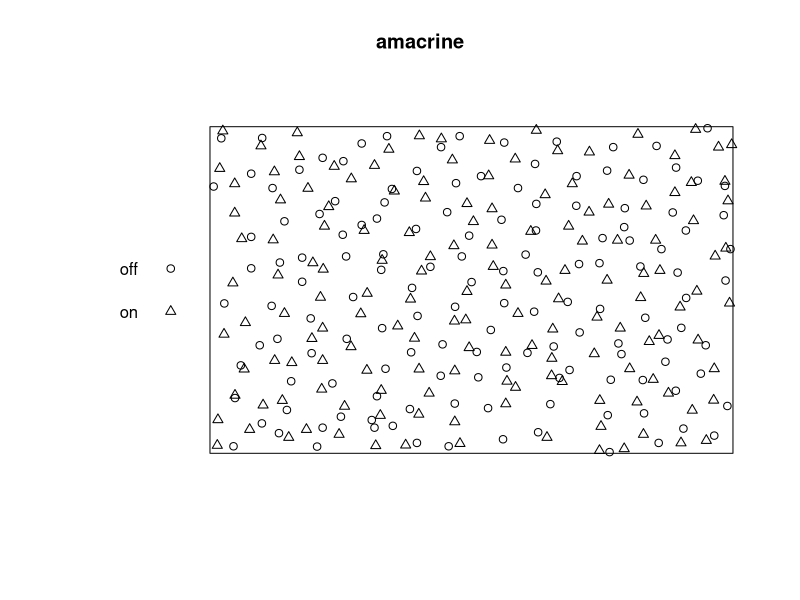
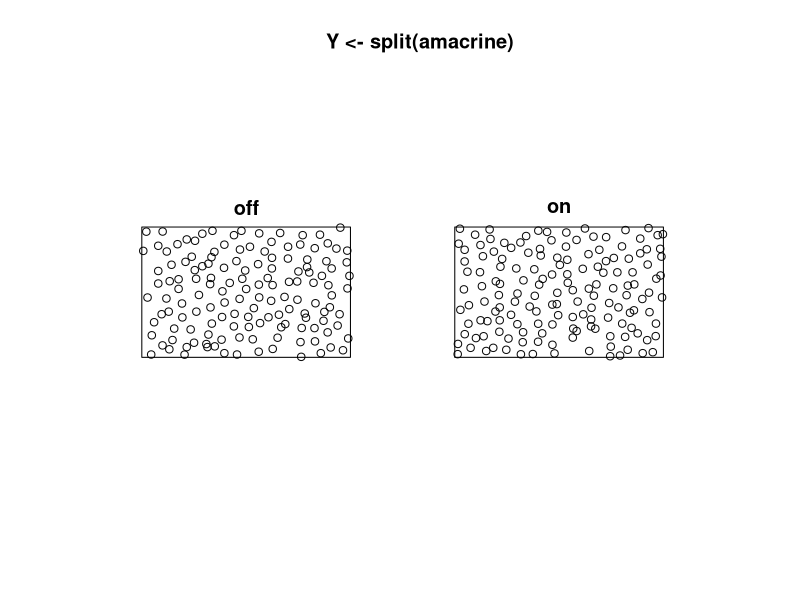
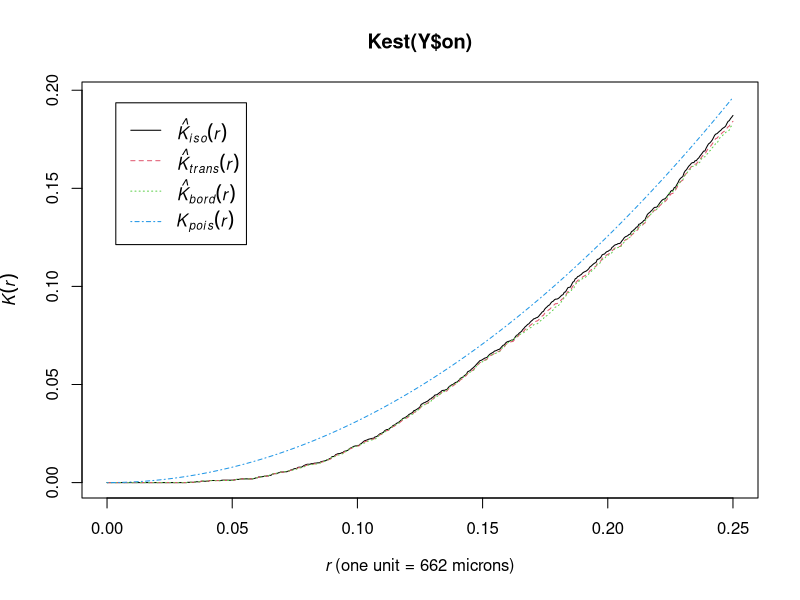
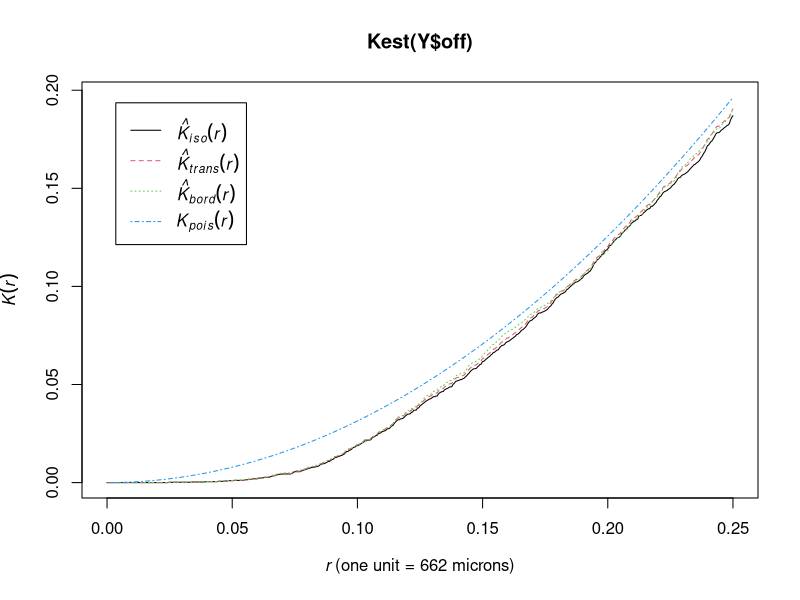
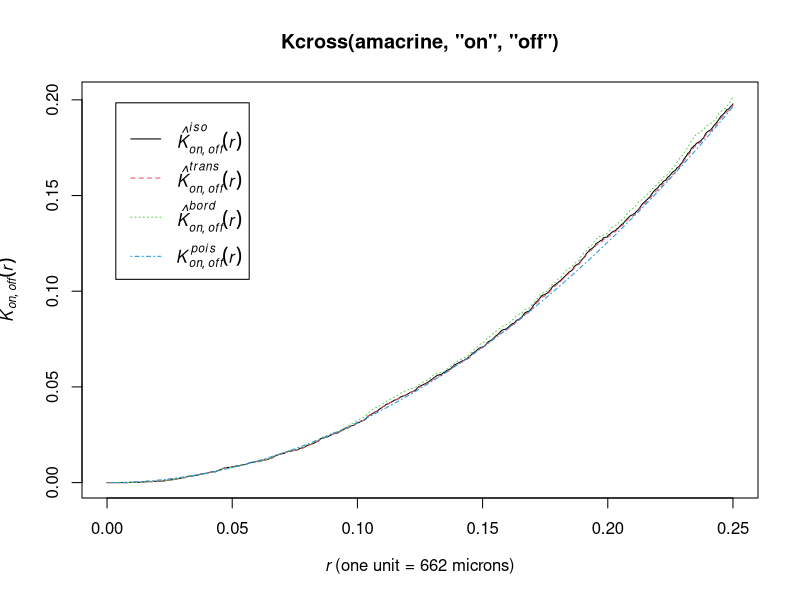
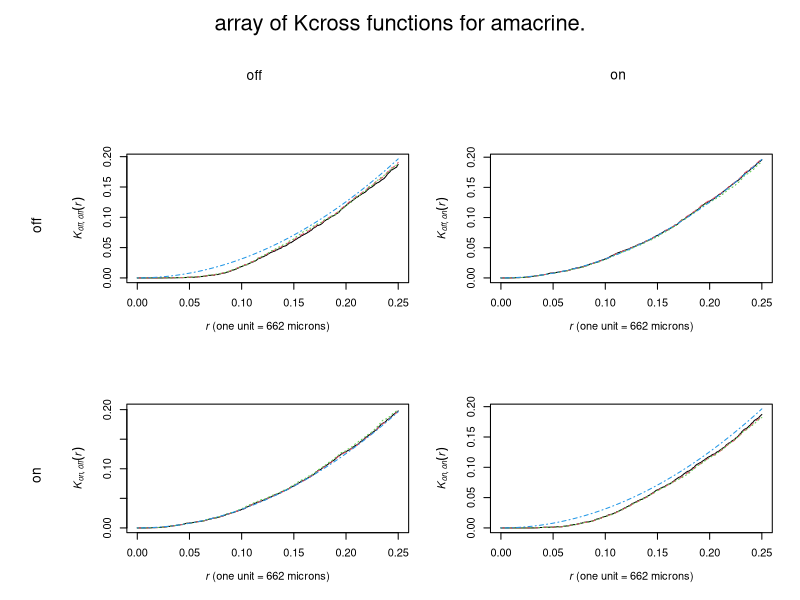
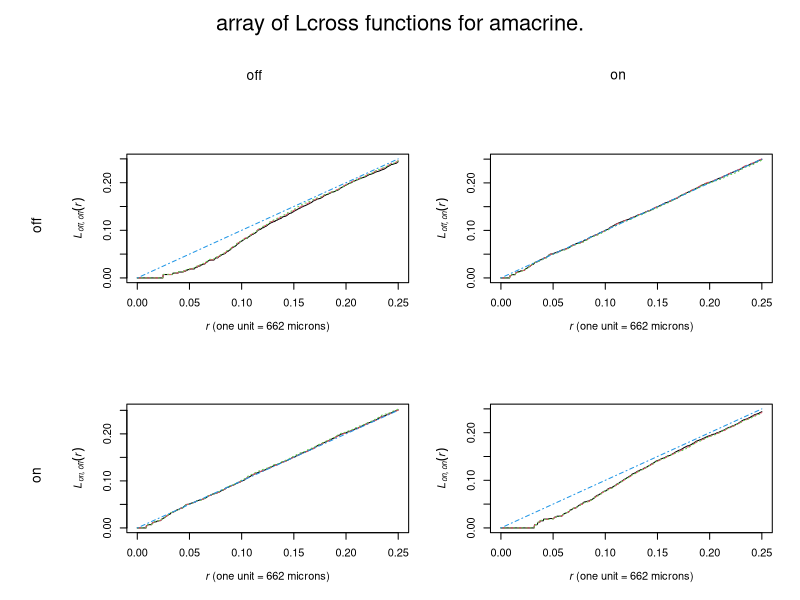
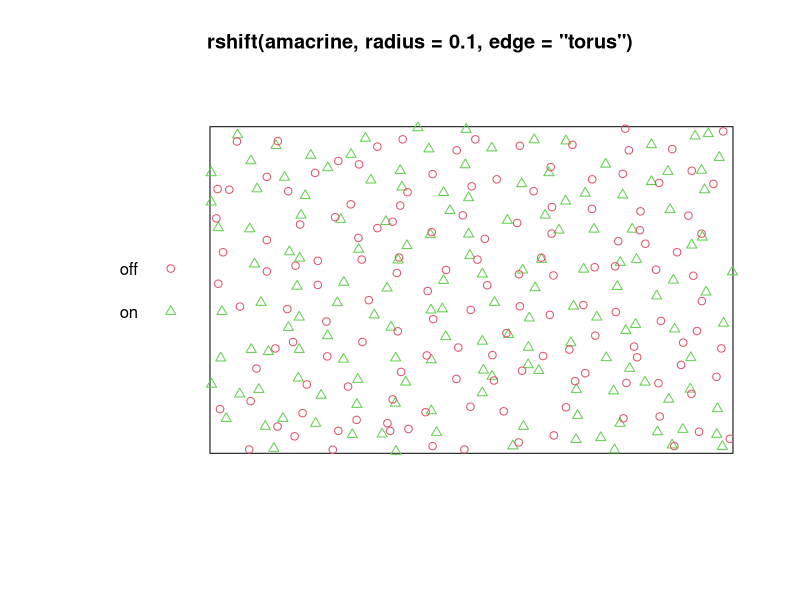

Recreate these plots in R, in order.
#'      Course on analysing spatial point patterns with spatstat
#'                     Melbourne, September 2018
#' 
#'                   Lecturer's R script 
#'                  Session 11: Multitype summary functions and models
#' 
#'  Copyright (c) Adrian Baddeley, Ege Rubak, Rolf Turner and Tilman Davies 2018
#' 
library(spatstat)

plot(amacrine)
plot(Y <- split(amacrine))
plot(Kest(Y$on))
plot(Kest(Y$off))

plot(Kcross(amacrine, "on", "off"))

plot(alltypes(amacrine, Kcross))
plot(alltypes(amacrine, Lcross))

#' random shifts - for testing independence between components
plot(rshift(amacrine, radius=0.1, edge="torus"), cols=2:3)
#' repeat

#'   envelope() argument 'simulate'
simex <- expression(rshift(amacrine, radius=0.2, edge="torus"))
eval(simex)
eval(simex)
plot(envelope(amacrine, Kcross, nsim=39, simulate=simex))

#' 
mad.test(amacrine, Kcross, nsim=39, simulate=simex)
#' distance interval not too important for MAD test
dclf.test(amacrine, Kcross, nsim=39, simulate=simex, ginterval=c(0,0.1))
#' distance interval quite important for DCLF test

#' random labelling
plot(chorley,
     chars=c(16, 3), cex=c(1, 0.4), cols=2:3)
plot(rlabel(chorley), 
     chars=c(16, 3), cex=c(1, 0.4), cols=2:3)
#' [repeat]

#' [Hand made Monte Carlo test]
chorley.extra$incin
d2incin <- function(x,y) { (x-354.5)^2+(y-413.6)^2 }
sumd <- function(X) {
  Y <- split(X)$larynx
  sum(1/d2incin(Y$x, Y$y))
}
(obsval <- sumd(chorley))
simpats <- replicate(99, rlabel(chorley), simplify=FALSE)
simvals <- sapply(simpats, sumd)
mean(c(simvals, obsval) >= obsval)

#' Multitype point process models
R <- matrix(0.05, 2, 2)
fit <- ppm(amacrine ~ 1, MultiStrauss(radii=R))
fit
R1 <- diag(c(0.05, 0.05))
R1
fit1 <- ppm(amacrine ~ 1, MultiStrauss(radii=R1))
fit1

plot(simulate(fit1))

fitp <- profilepl(data.frame(R=seq(0.05, 0.15, by=0.005)),
                  function(R) MultiStrauss(radii=diag(c(R,R))),
                  amacrine~1)
fitp
plot(fitp)
fitopt <- as.ppm(fitp)

plot(simulate(fitopt))
